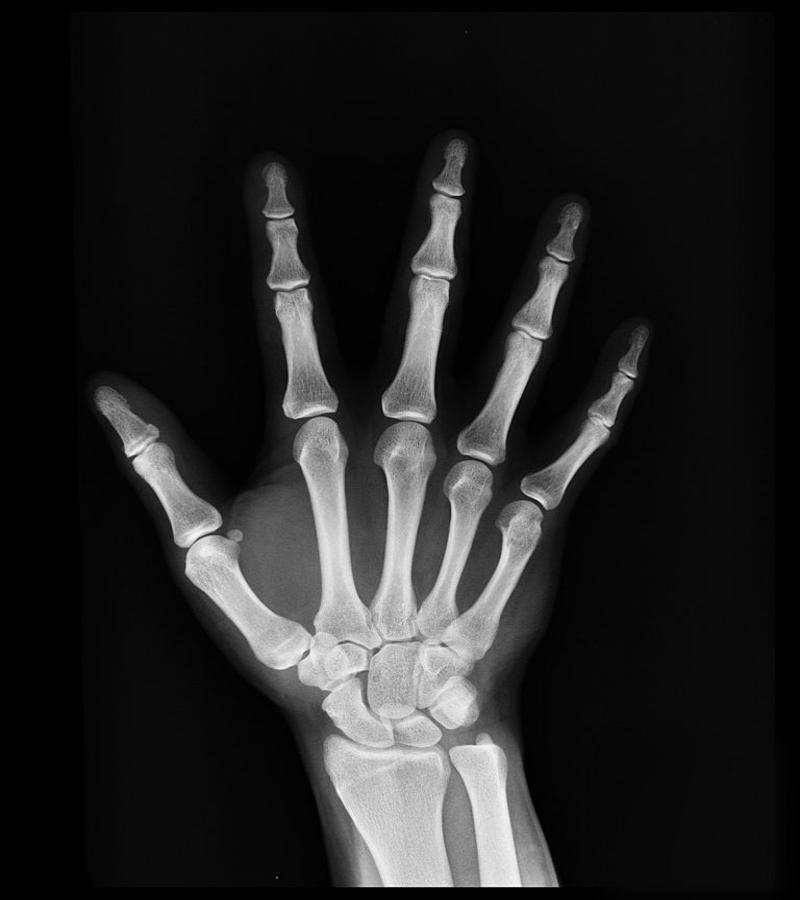
%> input picture HW02/Questions/hand_xray.jpg, 800 x 900 px
$ octave HW02_Q5.m   (GNU Octave 9; MATLAB toolbox functions it lacks are replaced by stand-ins)
%> lines starting %> are read from the running program, lines starting %| are printed output that depends on the picture
### CommonUtils/save_figure.m
function save_figure(fig,fileName)
    frame = getframe(fig);
    imwrite(frame.cdata,fileName);
end

### CommonUtils/create_figure.m
function fig = create_figure(name, pos)
if nargin < 1 || isempty(name), name='figure'; end
if nargin < 2, pos=[0.2,0.2,0.6,0.6]; end
fig = figure('Color','white', 'ToolBar', 'none', 'MenuBar', 'none', 'Units', 'normalized','NumberTitle', 'off', ...
    'outerposition',pos, 'Name', name);
end

### HW02/Q5/HW02_Q5.m
clc; clear; close all; addpath('../../CommonUtils');
Questions_folder = '../Questions/';
hand_xray = im2double(imread(fullfile(Questions_folder,'hand_xray.jpg')));
%> hand_xray: size 900x800 double; min 0, max 0.996, mean 0.142
brain_xray = im2double(imread(fullfile(Questions_folder,'brain_xray.jpg')));
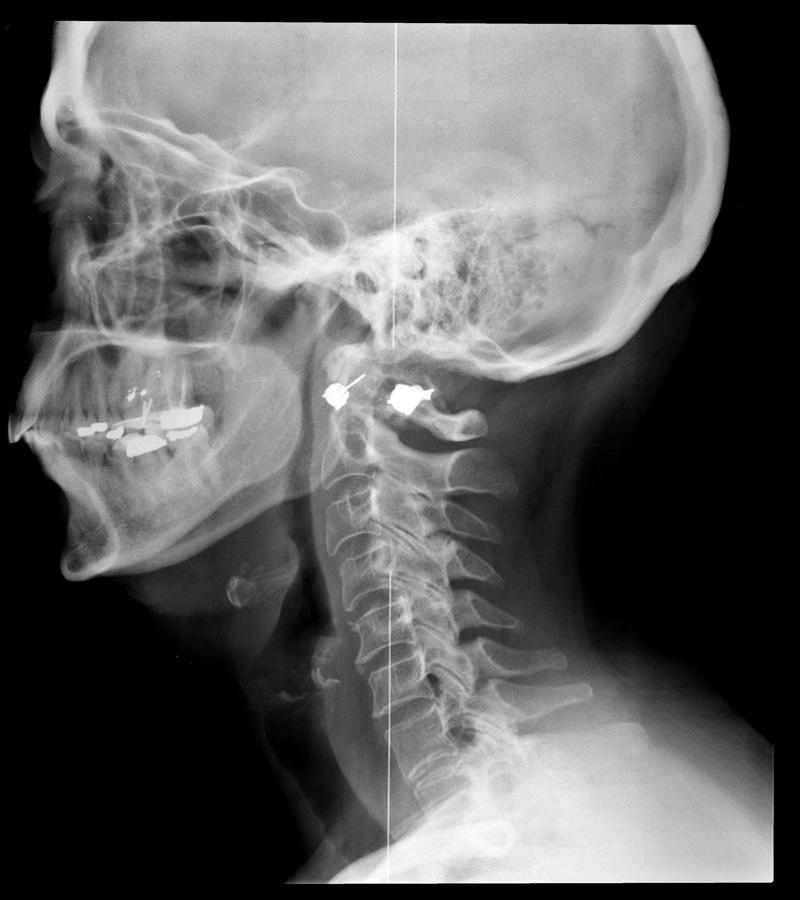
%> input picture HW02/Questions/brain_xray.jpg, 800 x 900 px
%> brain_xray: size 900x800 double; min 0, max 1, mean 0.372
x1 = hand_xray;     x2 = brain_xray;

X1 = fft2(x1);      X2 = fft2(x2);
abs1 = abs(X1);     abs2 = abs(X2);

Y1 = X1 ./ abs1 .* abs2; % phase(X1) and abs(X2)
Y2 = X2 ./ abs2 .* abs1; % phase(X2) and abs(X1)
% or
% Y1 = abs(X2) ./ exp(1j*angle(X1)); % phase(X1) and abs(X2)
% Y2 = abs(X1) ./ exp(1j*angle(X2));% phase(X2) and abs(X1)

y1 = real(ifft2(Y1));     y2 = real(ifft2(Y2));
%> after `y1 = real(ifft2(Y1))`:
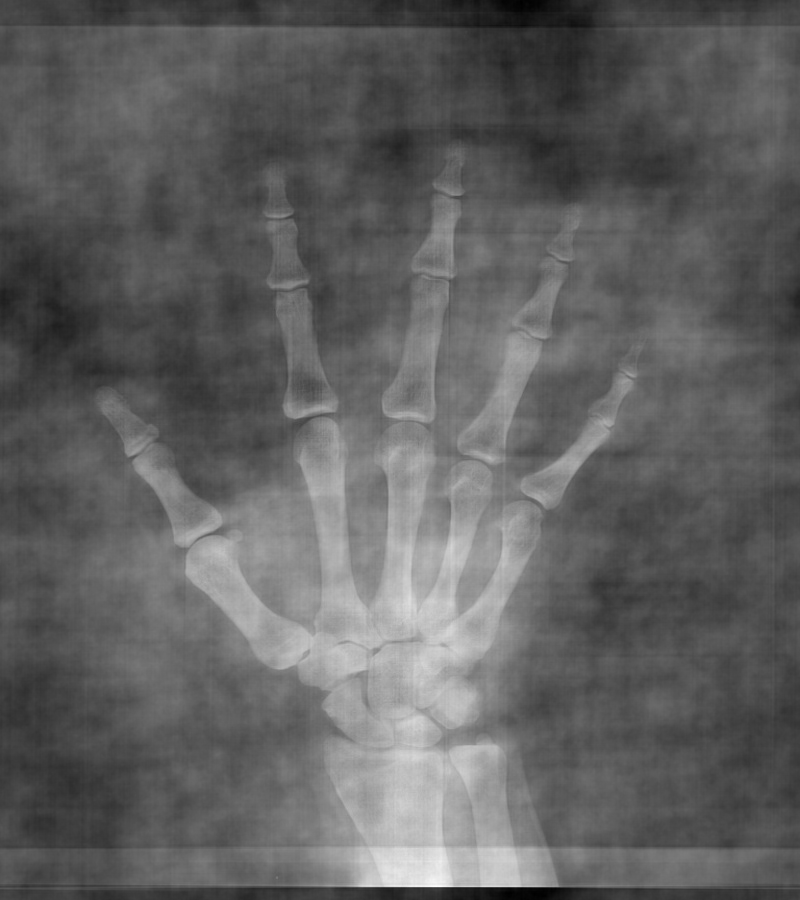
%> y1: size 900x800 double; min -0.523, max 1.83, mean 0.372; drawn with min black and max white
%> after `y2 = real(ifft2(Y2))`:
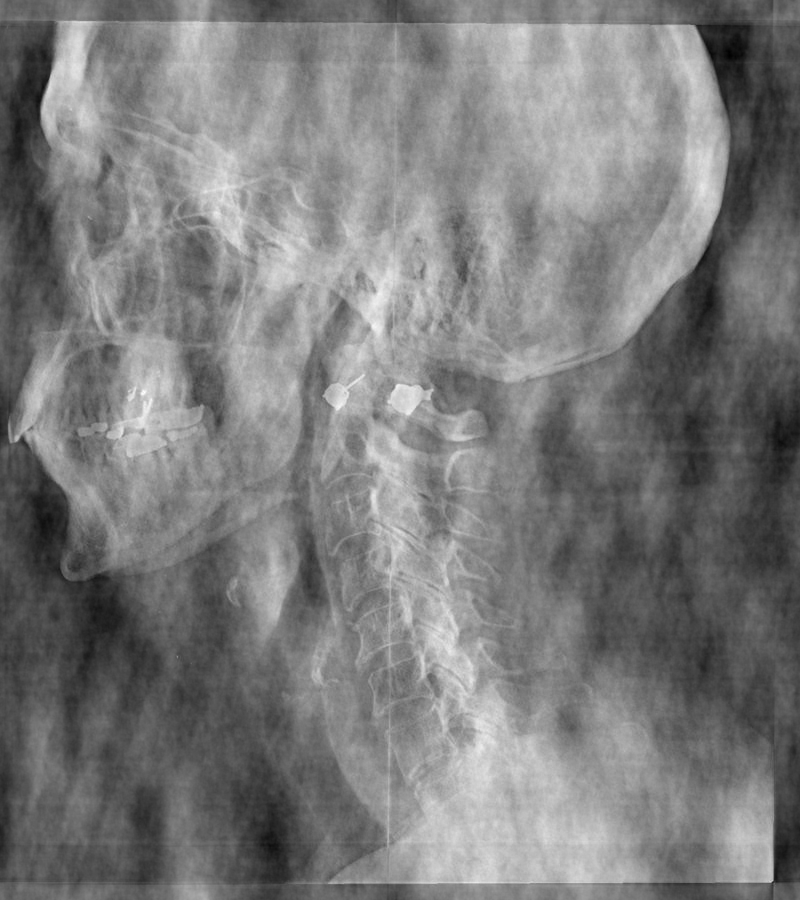
%> y2: size 900x800 double; min -0.566, max 0.889, mean 0.142; drawn with min black and max white

fig = create_figure;
subplot(221); imshow(x1); title('X_1')
subplot(222); imshow(x2); title('X_2')
subplot(223); imshow(y1); title('phase(X2) and abs(X1)')
%> after `imshow(y1)`:
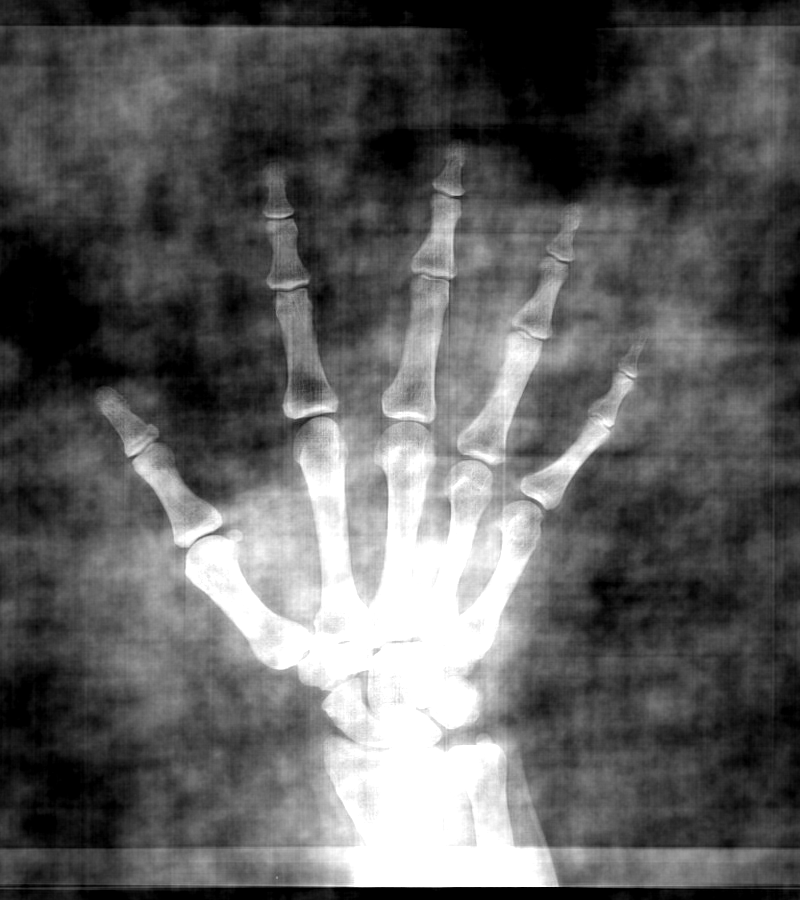
%> displayed picture: size 900x800, on the screen's scale of 0 to 255; min 0, max 255, mean 93.1
subplot(224); imshow(y2); title('phase(X1) and abs(X2)')
%> after `imshow(y2)`:
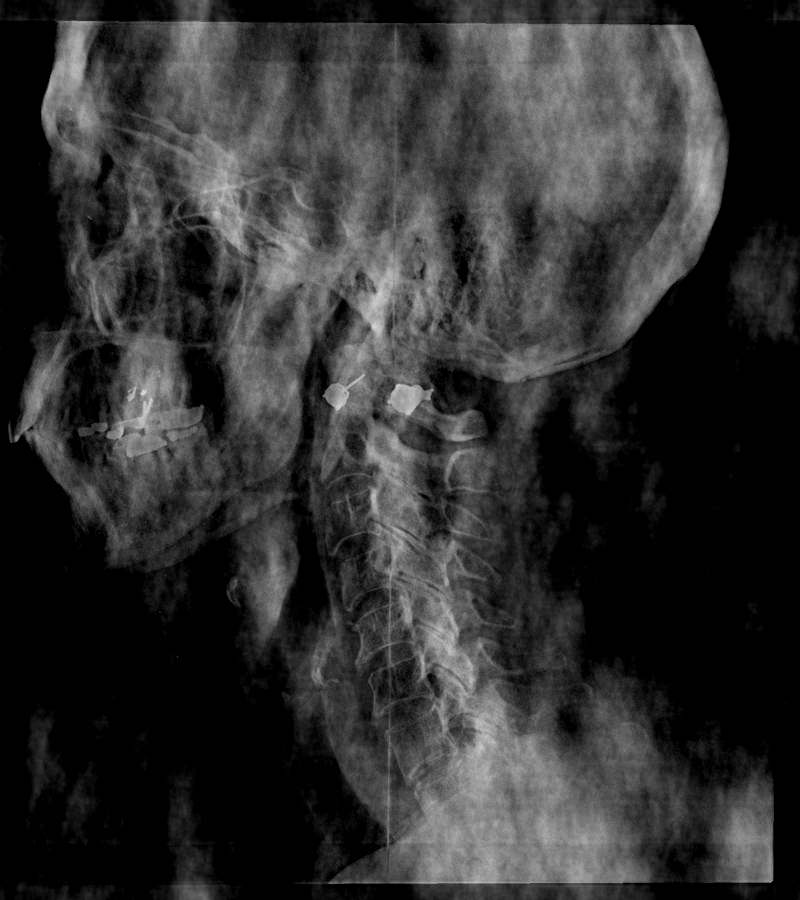
%> displayed picture: size 900x800, on the screen's scale of 0 to 255; min 0, max 227, mean 47.7
save_figure(fig, 'switch_phase-amp.png')
%> in save_figure, `imwrite(frame.cdata,fileName);`:
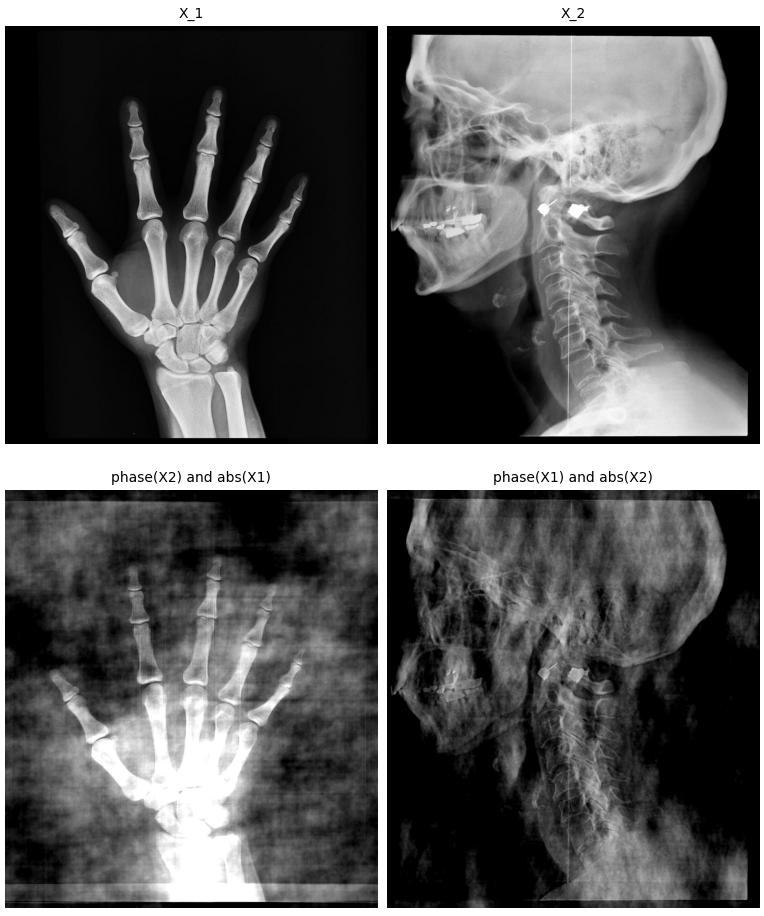
%> saved as switch_phase-amp.png: size 916x764x3 uint8; min 0, max 255, mean 87.7
